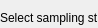
      <widget class="QWidget" name="page_9">
       <property name="geometry">
        <rect>
         <x>0</x>
         <y>0</y>
         <width>98</width>
         <height>28</height>
        </rect>
       </property>
       <attribute name="label">
        <string>Step 6 - Run / re-run sampling strategy</string>
       </attribute>
       <widget class="QGroupBox" name="groupBox_31">
        <property name="geometry">
         <rect>
          <x>0</x>
          <y>10</y>
          <width>681</width>
          <height>211</height>
         </rect>
        </property>
        <property name="title">
         <string>Select sampling strategy run parameters</string>
        </property>
        <widget class="QPushButton" name="pushButton_10">
         <property name="geometry">
          <rect>
           <x>530</x>
           <y>180</y>
           <width>131</width>
           <height>23</height>
          </rect>
         </property>
         <property name="text">
          <string>Save sampling strategy</string>
         </property>
        </widget>
        <widget class="QTabWidget" name="tabWidget_5">
         <property name="geometry">
          <rect>
           <x>10</x>
           <y>29</y>
           <width>661</width>
           <height>141</height>
          </rect>
         </property>
         <property name="currentIndex">
          <number>0</number>
         </property>
         <widget class="QWidget" name="tab_10">
          <attribute name="title">
           <string>Sampling Strategy Run Parameters</string>
          </attribute>
          <widget class="QSpinBox" name="spinBox_46">
           <property name="geometry">
            <rect>
             <x>320</x>
             <y>70</y>
             <width>42</width>
             <height>20</height>
            </rect>
           </property>
          </widget>
          <widget class="QLabel" name="label_28">
           <property name="geometry">
            <rect>
             <x>80</x>
             <y>30</y>
             <width>71</width>
             <height>16</height>
            </rect>
           </property>
           <property name="text">
            <string>LDNe PCrit:</string>
           </property>
          </widget>
          <widget class="QComboBox" name="comboBox_13">
           <property name="geometry">
            <rect>
             <x>150</x>
             <y>30</y>
             <width>211</width>
             <height>22</height>
            </rect>
           </property>
          </widget>
          <widget class="QLabel" name="label_67">
           <property name="geometry">
            <rect>
             <x>20</x>
             <y>70</y>
             <width>156</width>
             <height>19</height>
            </rect>
           </property>
           <property name="text">
            <string>Number of Ne replicates:</string>
           </property>
          </widget>
          <widget class="QSlider" name="horizontalSlider_54">
           <property name="geometry">
            <rect>
             <x>150</x>
             <y>70</y>
             <width>161</width>
             <height>19</height>
            </rect>
           </property>
           <property name="orientation">
            <enum>Qt::Horizontal</enum>
           </property>
          </widget>
         </widget>
         <widget class="QWidget" name="tab_11">
          <attribute name="title">
           <string>Settings</string>
          </attribute>
         </widget>
        </widget>
       </widget>
       <widget class="QGroupBox" name="groupBox_9">
        <property name="geometry">
         <rect>
          <x>0</x>
          <y>230</y>
          <width>681</width>
          <height>61</height>
         </rect>
        </property>
        <property name="title">
         <string>Run the sampling strategy</string>
        </property>
        <widget class="QPushButton" name="pushButton_12">
         <property name="geometry">
          <rect>
           <x>10</x>
           <y>20</y>
           <width>141</width>
           <height>23</height>
          </rect>
         </property>
         <property name="text">
          <string>Run sampling strategy</string>
         </property>
        </widget>
       </widget>
      </widget>
